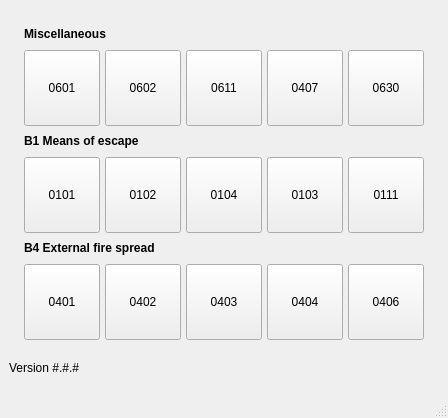
<?xml version="1.0" encoding="UTF-8"?>
<ui version="4.0">
 <class>MainWindow</class>
 <widget class="QMainWindow" name="MainWindow">
  <property name="geometry">
   <rect>
    <x>0</x>
    <y>0</y>
    <width>448</width>
    <height>418</height>
   </rect>
  </property>
  <property name="sizePolicy">
   <sizepolicy hsizetype="Fixed" vsizetype="Fixed">
    <horstretch>0</horstretch>
    <verstretch>0</verstretch>
   </sizepolicy>
  </property>
  <property name="minimumSize">
   <size>
    <width>0</width>
    <height>0</height>
   </size>
  </property>
  <property name="windowTitle">
   <string/>
  </property>
  <property name="tabShape">
   <enum>QTabWidget::Rounded</enum>
  </property>
  <widget class="QWidget" name="centralwidget">
   <layout class="QVBoxLayout" name="verticalLayout">
    <item>
     <widget class="QFrame" name="frame_userio">
      <layout class="QGridLayout" name="gridLayout">
       <property name="leftMargin">
        <number>15</number>
       </property>
       <property name="topMargin">
        <number>15</number>
       </property>
       <property name="rightMargin">
        <number>15</number>
       </property>
       <property name="bottomMargin">
        <number>15</number>
       </property>
       <property name="spacing">
        <number>5</number>
       </property>
       <item row="3" column="2">
        <widget class="QPushButton" name="pushButton_0104_merging_flow">
         <property name="enabled">
          <bool>true</bool>
         </property>
         <property name="minimumSize">
          <size>
           <width>76</width>
           <height>76</height>
          </size>
         </property>
         <property name="maximumSize">
          <size>
           <width>76</width>
           <height>76</height>
          </size>
         </property>
         <property name="toolTip">
          <string>Heat detector activation time (ceiling jet) in accordance with PD 7974-1:2019.</string>
         </property>
         <property name="text">
          <string>0104</string>
         </property>
         <property name="autoDefault">
          <bool>true</bool>
         </property>
        </widget>
       </item>
       <item row="5" column="3">
        <widget class="QPushButton" name="pushButton_0404_br187_perpendicular_complex">
         <property name="minimumSize">
          <size>
           <width>76</width>
           <height>76</height>
          </size>
         </property>
         <property name="maximumSize">
          <size>
           <width>76</width>
           <height>76</height>
          </size>
         </property>
         <property name="toolTip">
          <string>Thermal radiation calculation following BR 187 (Perpendicular rectangular orientation).</string>
         </property>
         <property name="text">
          <string>0404</string>
         </property>
         <property name="autoDefault">
          <bool>true</bool>
         </property>
        </widget>
       </item>
       <item row="5" column="0">
        <widget class="QPushButton" name="pushButton_0401_br187_parallel_simple">
         <property name="minimumSize">
          <size>
           <width>76</width>
           <height>76</height>
          </size>
         </property>
         <property name="maximumSize">
          <size>
           <width>76</width>
           <height>76</height>
          </size>
         </property>
         <property name="toolTip">
          <string>Thermal radiation calculation following BR 187 (Parallel rectangular orientation).</string>
         </property>
         <property name="text">
          <string>0401</string>
         </property>
         <property name="autoDefault">
          <bool>true</bool>
         </property>
        </widget>
       </item>
       <item row="5" column="1">
        <widget class="QPushButton" name="pushButton_0402_br187_perpendicular_simple">
         <property name="minimumSize">
          <size>
           <width>76</width>
           <height>76</height>
          </size>
         </property>
         <property name="maximumSize">
          <size>
           <width>76</width>
           <height>76</height>
          </size>
         </property>
         <property name="toolTip">
          <string>Thermal radiation calculation following BR 187 (Perpendicular rectangular orientation).</string>
         </property>
         <property name="text">
          <string>0402</string>
         </property>
         <property name="autoDefault">
          <bool>true</bool>
         </property>
        </widget>
       </item>
       <item row="5" column="2">
        <widget class="QPushButton" name="pushButton_0403_br187_parallel_complex">
         <property name="minimumSize">
          <size>
           <width>76</width>
           <height>76</height>
          </size>
         </property>
         <property name="maximumSize">
          <size>
           <width>76</width>
           <height>76</height>
          </size>
         </property>
         <property name="toolTip">
          <string>Thermal radiation calculation following BR 187 (Parallel rectangular orientation).</string>
         </property>
         <property name="text">
          <string>0403</string>
         </property>
         <property name="autoDefault">
          <bool>true</bool>
         </property>
        </widget>
       </item>
       <item row="0" column="0" colspan="5">
        <widget class="QLabel" name="label_3">
         <property name="text">
          <string>&lt;b&gt;Miscellaneous&lt;/b&gt;</string>
         </property>
        </widget>
       </item>
       <item row="5" column="4">
        <widget class="QPushButton" name="pushButton_0406_thermal_radiation_analysis_2d">
         <property name="enabled">
          <bool>true</bool>
         </property>
         <property name="minimumSize">
          <size>
           <width>76</width>
           <height>76</height>
          </size>
         </property>
         <property name="maximumSize">
          <size>
           <width>76</width>
           <height>76</height>
          </size>
         </property>
         <property name="toolTip">
          <string>General purpose thermal radiation calculator.</string>
         </property>
         <property name="text">
          <string>0406</string>
         </property>
         <property name="autoDefault">
          <bool>true</bool>
         </property>
        </widget>
       </item>
       <item row="3" column="1">
        <widget class="QPushButton" name="pushButton_0102_bs9999_datasheet_1">
         <property name="minimumSize">
          <size>
           <width>76</width>
           <height>76</height>
          </size>
         </property>
         <property name="maximumSize">
          <size>
           <width>76</width>
           <height>76</height>
          </size>
         </property>
         <property name="toolTip">
          <string>Data sheet 1 for BS 9999:2017, for B1.</string>
         </property>
         <property name="text">
          <string>0102</string>
         </property>
         <property name="autoDefault">
          <bool>true</bool>
         </property>
        </widget>
       </item>
       <item row="3" column="3">
        <widget class="QPushButton" name="pushButton_0103_merging_flow">
         <property name="enabled">
          <bool>true</bool>
         </property>
         <property name="minimumSize">
          <size>
           <width>76</width>
           <height>76</height>
          </size>
         </property>
         <property name="maximumSize">
          <size>
           <width>76</width>
           <height>76</height>
          </size>
         </property>
         <property name="toolTip">
          <string>Merging flow calculation in accordance with BS 9999:2017.</string>
         </property>
         <property name="text">
          <string>0103</string>
         </property>
         <property name="autoDefault">
          <bool>true</bool>
         </property>
        </widget>
       </item>
       <item row="4" column="0" colspan="5">
        <widget class="QLabel" name="label">
         <property name="text">
          <string>&lt;b&gt;B4 External fire spread&lt;/b&gt;</string>
         </property>
        </widget>
       </item>
       <item row="1" column="0">
        <widget class="QPushButton" name="pushButton_0601_naming_convention">
         <property name="minimumSize">
          <size>
           <width>76</width>
           <height>76</height>
          </size>
         </property>
         <property name="maximumSize">
          <size>
           <width>76</width>
           <height>76</height>
          </size>
         </property>
         <property name="toolTip">
          <string>File name generator in accordance with OFR file naming protocal.</string>
         </property>
         <property name="text">
          <string>0601</string>
         </property>
         <property name="autoDefault">
          <bool>true</bool>
         </property>
        </widget>
       </item>
       <item row="1" column="1">
        <widget class="QPushButton" name="pushButton_0602_pd7974_flame_height">
         <property name="minimumSize">
          <size>
           <width>76</width>
           <height>76</height>
          </size>
         </property>
         <property name="maximumSize">
          <size>
           <width>76</width>
           <height>76</height>
          </size>
         </property>
         <property name="toolTip">
          <string>Flame height in accordance with PD 7974-1:2019.</string>
         </property>
         <property name="text">
          <string>0602</string>
         </property>
         <property name="autoDefault">
          <bool>true</bool>
         </property>
        </widget>
       </item>
       <item row="2" column="0" colspan="5">
        <widget class="QLabel" name="label_2">
         <property name="text">
          <string>&lt;b&gt;B1 Means of escape&lt;/b&gt;</string>
         </property>
        </widget>
       </item>
       <item row="1" column="2">
        <widget class="QPushButton" name="pushButton_0611_ec_parametric_fire">
         <property name="sizePolicy">
          <sizepolicy hsizetype="Fixed" vsizetype="Fixed">
           <horstretch>0</horstretch>
           <verstretch>0</verstretch>
          </sizepolicy>
         </property>
         <property name="minimumSize">
          <size>
           <width>76</width>
           <height>76</height>
          </size>
         </property>
         <property name="maximumSize">
          <size>
           <width>76</width>
           <height>76</height>
          </size>
         </property>
         <property name="text">
          <string>0611</string>
         </property>
        </widget>
       </item>
       <item row="3" column="0">
        <widget class="QPushButton" name="pushButton_0101_adb2_datasheet_1">
         <property name="minimumSize">
          <size>
           <width>76</width>
           <height>76</height>
          </size>
         </property>
         <property name="maximumSize">
          <size>
           <width>76</width>
           <height>76</height>
          </size>
         </property>
         <property name="toolTip">
          <string>Data sheet 1 for Approved Document B (2019) Vol. 2, for B1.</string>
         </property>
         <property name="text">
          <string>0101</string>
         </property>
         <property name="autoDefault">
          <bool>true</bool>
         </property>
        </widget>
       </item>
       <item row="3" column="4">
        <widget class="QPushButton" name="pushButton_0111_heat_detector_activation">
         <property name="minimumSize">
          <size>
           <width>76</width>
           <height>76</height>
          </size>
         </property>
         <property name="maximumSize">
          <size>
           <width>76</width>
           <height>76</height>
          </size>
         </property>
         <property name="toolTip">
          <string>Heat detector activation time (ceiling jet) in accordance with PD 7974-1:2019.</string>
         </property>
         <property name="text">
          <string>0111</string>
         </property>
         <property name="autoDefault">
          <bool>true</bool>
         </property>
        </widget>
       </item>
       <item row="1" column="3">
        <widget class="QPushButton" name="pushButton_0407_tra_enclosure">
         <property name="minimumSize">
          <size>
           <width>76</width>
           <height>76</height>
          </size>
         </property>
         <property name="maximumSize">
          <size>
           <width>76</width>
           <height>76</height>
          </size>
         </property>
         <property name="text">
          <string>0407</string>
         </property>
        </widget>
       </item>
       <item row="1" column="4">
        <widget class="QPushButton" name="pushButton_0630_safir_post_processor">
         <property name="minimumSize">
          <size>
           <width>76</width>
           <height>76</height>
          </size>
         </property>
         <property name="maximumSize">
          <size>
           <width>76</width>
           <height>76</height>
          </size>
         </property>
         <property name="text">
          <string>0630</string>
         </property>
        </widget>
       </item>
      </layout>
     </widget>
    </item>
    <item>
     <widget class="QLabel" name="label_version">
      <property name="sizePolicy">
       <sizepolicy hsizetype="Expanding" vsizetype="Preferred">
        <horstretch>0</horstretch>
        <verstretch>0</verstretch>
       </sizepolicy>
      </property>
      <property name="minimumSize">
       <size>
        <width>0</width>
        <height>26</height>
       </size>
      </property>
      <property name="maximumSize">
       <size>
        <width>441</width>
        <height>26</height>
       </size>
      </property>
      <property name="text">
       <string>Version #.#.#</string>
      </property>
      <property name="alignment">
       <set>Qt::AlignLeading|Qt::AlignLeft|Qt::AlignTop</set>
      </property>
      <property name="wordWrap">
       <bool>true</bool>
      </property>
     </widget>
    </item>
   </layout>
  </widget>
  <widget class="QMenuBar" name="menubar">
   <property name="geometry">
    <rect>
     <x>0</x>
     <y>0</y>
     <width>448</width>
     <height>22</height>
    </rect>
   </property>
  </widget>
  <widget class="QStatusBar" name="statusbar"/>
  <action name="action_0101_ADB_Vol_2_Datasheet">
   <property name="text">
    <string>ADB Vol. 2 Datasheet No. 1</string>
   </property>
  </action>
  <action name="action_0102_BS_9999_Datasheet">
   <property name="text">
    <string>BS 9999 Datasheet No. 1</string>
   </property>
  </action>
  <action name="action_0103_BS_9999_Merging_flow">
   <property name="text">
    <string>BS 9999 Merging flow calculation</string>
   </property>
  </action>
  <action name="action_0104_PD_7974_HD_activation">
   <property name="text">
    <string>PD 7974 HD activation time calculation</string>
   </property>
  </action>
  <action name="action_0401_BR_187_parallel_simple">
   <property name="text">
    <string>BR 187 parallel plane calculation</string>
   </property>
  </action>
  <action name="action_0402_BR_187_perpendicular_simple">
   <property name="text">
    <string>BR 187 perpendicular plane calculation</string>
   </property>
  </action>
  <action name="action_0403_BR_187_parallel_complex">
   <property name="text">
    <string>BR 187 parallel plane calculation (complex)</string>
   </property>
  </action>
  <action name="action_0404_BR_187_perpendicular_complex">
   <property name="text">
    <string>BR 187 perpendicular plain calculation (complex)</string>
   </property>
  </action>
  <action name="action_0601_OFR_naming_protocol">
   <property name="text">
    <string>OFR file naming protocol</string>
   </property>
  </action>
  <action name="actionAbout">
   <property name="text">
    <string>About</string>
   </property>
  </action>
 </widget>
 <tabstops>
  <tabstop>pushButton_0601_naming_convention</tabstop>
  <tabstop>pushButton_0602_pd7974_flame_height</tabstop>
  <tabstop>pushButton_0611_ec_parametric_fire</tabstop>
  <tabstop>pushButton_0407_tra_enclosure</tabstop>
  <tabstop>pushButton_0101_adb2_datasheet_1</tabstop>
  <tabstop>pushButton_0102_bs9999_datasheet_1</tabstop>
  <tabstop>pushButton_0104_merging_flow</tabstop>
  <tabstop>pushButton_0103_merging_flow</tabstop>
  <tabstop>pushButton_0111_heat_detector_activation</tabstop>
  <tabstop>pushButton_0401_br187_parallel_simple</tabstop>
  <tabstop>pushButton_0402_br187_perpendicular_simple</tabstop>
  <tabstop>pushButton_0403_br187_parallel_complex</tabstop>
  <tabstop>pushButton_0404_br187_perpendicular_complex</tabstop>
  <tabstop>pushButton_0406_thermal_radiation_analysis_2d</tabstop>
 </tabstops>
 <resources/>
 <connections/>
</ui>
